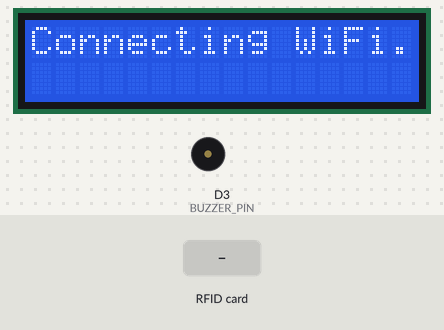
Simulated run of this sketch. Board: ESP8266 (NodeMCU). On the bench: 16×2 character LCD, buzzer (waves = sounding, pin HIGH). The inputs (shaded band) are chosen by the test bench. WiFi joins after 1.5 s; servers stay silent unless stated; uploads are accepted with an empty reply; what the sketch prints to the serial monitor is not drawn.

Above: at 0.8 s.
At 3.9 s:
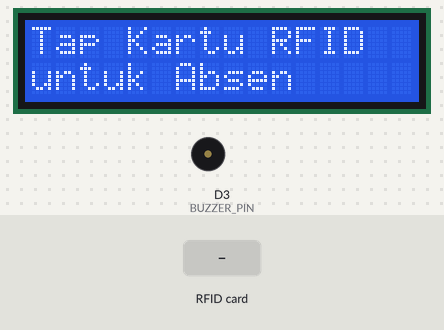
4.0 s: RFID card 5E 7A 19 C4 held to the reader
At 4.38 s:
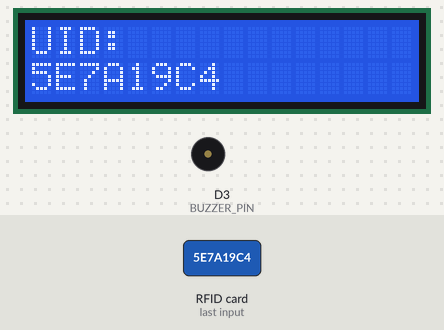
At 5.5 s:
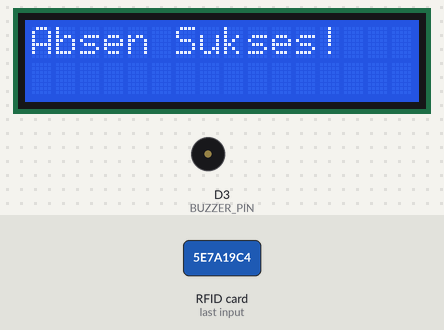
Timing chart, 0 to 7.0 s (numbered marks = the images above; inputs shaded):
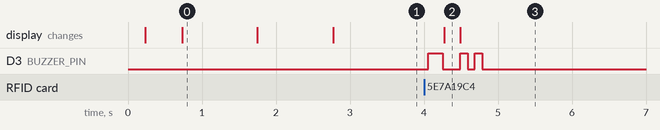

The sketch:

absensi.ino
```cpp
#include <SPI.h>
#include <MFRC522.h>
#include <Wire.h>
#include <LiquidCrystal_I2C.h>
#include <ESP8266WiFi.h>
#include <ESP8266HTTPClient.h>

// --- Konfigurasi PIN ---
#define SS_PIN D8          // SDA RFID
#define RST_PIN D4         // RST RFID
#define BUZZER_PIN D3      // Buzzer pin

LiquidCrystal_I2C lcd(0x27, 16, 2);
MFRC522 mfrc522(SS_PIN, RST_PIN);

// --- WiFi ---
const char* ssid = "MADANIPRIA_C2";
const char* password = "MADANIC72";
const char* serverUrl = "http://192.168.0.123/rfid_absensi_system/absen.php";

void setup() {
  Serial.begin(9600);
  Wire.begin(D2, D1);
  lcd.begin(16, 2);
  lcd.backlight();

  // PERBAIKAN 1: Inisialisasi buzzer dengan benar
  pinMode(BUZZER_PIN, OUTPUT);
  digitalWrite(BUZZER_PIN, LOW);  // Pastikan buzzer OFF di awal
  delay(100); // Beri waktu untuk stabilisasi

  SPI.begin();
  mfrc522.PCD_Init();

  lcd.setCursor(0, 0);
  lcd.print("Connecting WiFi");
  WiFi.begin(ssid, password);
  int retry = 0;
  while (WiFi.status() != WL_CONNECTED) {
    delay(500);
    lcd.print(".");
    Serial.print(".");
    retry++;
    if (retry > 20) {
      lcd.clear();
      lcd.print("WiFi Failed");
      return;
    }
  }

  lcd.clear();
  lcd.print("WiFi Connected!");
  Serial.println("WiFi Connected!");
  delay(1000);
  lcd.clear();
  lcd.print("Tap Kartu RFID");
  lcd.setCursor(0, 1);
  lcd.print("untuk Absen");
}

void loop() {
  // PERBAIKAN 2: Pastikan buzzer selalu OFF di loop utama
  digitalWrite(BUZZER_PIN, LOW);

  // PERBAIKAN 3: Cek kartu dengan lebih stabil
  if (!mfrc522.PICC_IsNewCardPresent()) {
    delay(50); // Tambah delay kecil untuk stabilitas
    return;
  }

  if (!mfrc522.PICC_ReadCardSerial()) {
    delay(50);
    return;
  }

  // Kartu terdeteksi - aktifkan buzzer
  Serial.println("Kartu terdeteksi!");

  // PERBAIKAN 4: Buzzer bunyi saat kartu terdeteksi
  digitalWrite(BUZZER_PIN, HIGH);  // Buzzer ON
  delay(200);                      // Durasi bunyi
  digitalWrite(BUZZER_PIN, LOW);   // Buzzer OFF

  String uid = "";
  for (byte i = 0; i < mfrc522.uid.size; i++) {
    uid += String(mfrc522.uid.uidByte[i], HEX);
  }
  uid.toUpperCase();
  Serial.println("UID: " + uid);

  lcd.clear();
  lcd.setCursor(0, 0);
  lcd.print("UID:");
  lcd.setCursor(0, 1);
  lcd.print(uid);

  // Kirim ke server
  if (WiFi.status() == WL_CONNECTED) {
    WiFiClient client;
    HTTPClient http;

    http.begin(client, serverUrl);
    http.addHeader("Content-Type", "application/x-www-form-urlencoded");
    String postData = "uid=" + uid;

    int code = http.POST(postData);
    String response = http.getString();
    http.end();

    Serial.println("Server Response: " + response);

    lcd.clear();
    lcd.setCursor(0, 0);
    if (code == 200) {
      lcd.print("Absen Sukses!");
      // PERBAIKAN 5: Bunyi sukses berbeda
      digitalWrite(BUZZER_PIN, HIGH);
      delay(100);
      digitalWrite(BUZZER_PIN, LOW);
      delay(100);
      digitalWrite(BUZZER_PIN, HIGH);
      delay(100);
      digitalWrite(BUZZER_PIN, LOW);
    } else {
      lcd.print("Absen Gagal");
      // PERBAIKAN 6: Bunyi error panjang
      digitalWrite(BUZZER_PIN, HIGH);
      delay(500);
      digitalWrite(BUZZER_PIN, LOW);
    }
    lcd.setCursor(0, 1);
    lcd.print(response);
  } else {
    lcd.clear();
    lcd.print("WiFi Disconnected");
  }

  // PERBAIKAN 7: Pastikan buzzer OFF sebelum delay
  digitalWrite(BUZZER_PIN, LOW);

  delay(3000); // Anti double tap

  // Reset tampilan
  lcd.clear();
  lcd.print("Tap Kartu RFID");
  lcd.setCursor(0, 1);
  lcd.print("untuk Absen");

  // Halt kartu untuk mencegah pembacaan berulang
  mfrc522.PICC_HaltA();
}
```

Measured:
- after the input at 4.0 s, D3 (BUZZER_PIN): goes HIGH 0.20 s, LOW 0.23 s, HIGH 0.10 s, LOW 0.10 s, HIGH 0.10 s, then LOW, starting after 0.06 s; the display: changes after 0.27 s (image 2)
- what the display in image 0 shows lasts 1.0 s, from 0.7 s to 1.7 s
